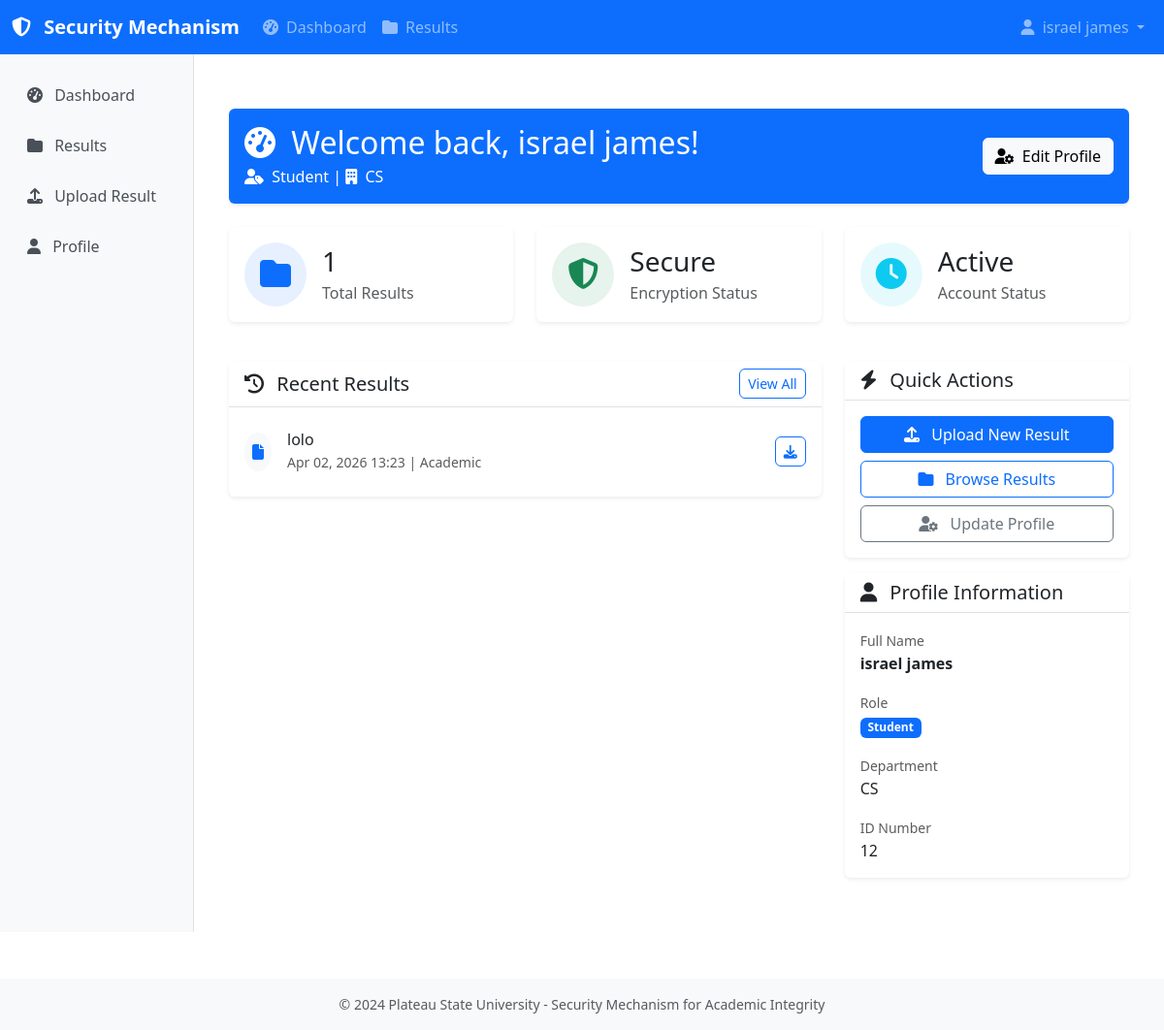
The page /accounts/dashboard/ (signed in) on the database its author committed.
### accounts/models.py (models this page shows, shortened)
class UserProfile(models.Model):
    ROLE_CHOICES = [
        ('student', 'Student'),
        ('lecturer', 'Lecturer'),
        ('researcher', 'Researcher'),
        ('admin', 'Admin'),
        ('registry_staff', 'Registry Staff'),
    ]
    user = models.OneToOneField(User, on_delete=models.CASCADE, related_name='profile')
    role = models.CharField(max_length=20, choices=ROLE_CHOICES, default='student')
    department = models.CharField(max_length=100, blank=True)
    identification_number = models.CharField(
        max_length=50,
        blank=True,
        help_text="Matriculation number for students, Staff ID for staff"
    )
    phone_number = models.CharField(max_length=20, blank=True)
    date_of_birth = models.DateField(null=True, blank=True)
    created_at = models.DateTimeField(auto_now_add=True)
    updated_at = models.DateTimeField(auto_now=True)
    class Meta:
        verbose_name = "User Profile"
        verbose_name_plural = "User Profiles"
    @property
    def full_name(self):
        return f"{self.user.first_name} {self.user.last_name}".strip() or self.user.username

### documents/models.py (models this page shows, shortened)
class Document(models.Model):
    CATEGORY_CHOICES = [
        ("academic", "Academic"),
        ("research", "Research"),
        ("personal", "Personal"),
        ("administrative", "Administrative"),
    ]
    title = models.CharField(max_length=255)
    description = models.TextField(blank=True)
    owner = models.ForeignKey(
        settings.AUTH_USER_MODEL,
        on_delete=models.CASCADE,
        related_name="documents",
    )
    category = models.CharField(
        max_length=50,
        choices=CATEGORY_CHOICES,
        default="academic",
    )
    encryption_key = models.ForeignKey(
        EncryptionKey,
        on_delete=models.PROTECT,
        null=True,
        blank=True,
        help_text="Encryption key used for this document"
    )
    is_deleted = models.BooleanField(default=False)
    deleted_at = models.DateTimeField(null=True, blank=True)
    created_at = models.DateTimeField(auto_now_add=True)
    updated_at = models.DateTimeField(auto_now=True)
    class Meta:
        ordering = ["-created_at"]
        indexes = [
            models.Index(fields=['owner', 'is_deleted']),
            models.Index(fields=['category', 'created_at']),
        ]

### accounts/views.py (the view)
# urls.py: path('dashboard/', views.dashboard_view, name='dashboard'),
@login_required
def dashboard_view(request):
    profile = request.user.profile
    context = {
        'profile': profile,
        'total_documents': request.user.documents.filter(is_deleted=False).count(),
        'recent_documents': request.user.documents.filter(is_deleted=False).order_by('-created_at')[:5],
    }
    return render(request, 'accounts/dashboard.html', context)

### accounts/templates/accounts/dashboard.html (shortened to what this page needs)
{% extends 'base.html' %}
{% load static %}
{% block auth_content %}
<div class="container mt-4">
    <div class="row mb-4">
        <div class="col-12">
            <div class="card bg-primary text-white">
                <div class="card-body">
                    <div class="row align-items-center">
                        <div class="col-md-8">
                            <h2 class="mb-1">
                                <i class="fas fa-tachometer-alt me-2"></i>
                                Welcome back, {{ profile.full_name }}!
                            </h2>
                            <p class="mb-0">
                                <i class="fas fa-user-tag me-1"></i>
                                {{ profile.get_role_display }} |
                                <i class="fas fa-building me-1"></i>
                                {{ profile.department }}
                            </p>
                        </div>
                        <div class="col-md-4 text-md-end">
                            <a href="{% url 'profile' %}" class="btn btn-light">
                                <i class="fas fa-user-cog me-1"></i>
                                Edit Profile
                            </a>
                        </div>
                    </div>
                </div>
            </div>
        </div>
    </div>
    <div class="row mb-4">
        <div class="col-md-4 mb-3">
            <div class="card border-0 shadow-sm h-100">
                <div class="card-body">
                    <div class="d-flex align-items-center">
                        <div class="flex-shrink-0">
                            <div class="bg-primary bg-opacity-10 rounded-circle p-3">
                                <i class="fas fa-folder text-primary fa-2x"></i>
                            </div>
                        </div>
                        <div class="flex-grow-1 ms-3">
                            <h3 class="mb-1">{{ total_documents }}</h3>
                            <p class="text-muted mb-0">Total Results</p>
                        </div>
                    </div>
                </div>
            </div>
        </div>
        <div class="col-md-4 mb-3">
            <div class="card border-0 shadow-sm h-100">
                <div class="card-body">
                    <div class="d-flex align-items-center">
                        <div class="flex-shrink-0">
                            <div class="bg-success bg-opacity-10 rounded-circle p-3">
                                <i class="fas fa-shield-alt text-success fa-2x"></i>
                            </div>
                        </div>
                        <div class="flex-grow-1 ms-3">
                            <h3 class="mb-1">Secure</h3>
                            <p class="text-muted mb-0">Encryption Status</p>
                        </div>
                    </div>
                </div>
            </div>
        </div>
        <div class="col-md-4 mb-3">
            <div class="card border-0 shadow-sm h-100">
                <div class="card-body">
                    <div class="d-flex align-items-center">
                        <div class="flex-shrink-0">
                            <div class="bg-info bg-opacity-10 rounded-circle p-3">
                                <i class="fas fa-clock text-info fa-2x"></i>
                            </div>
                        </div>
                        <div class="flex-grow-1 ms-3">
                            <h3 class="mb-1">Active</h3>
                            <p class="text-muted mb-0">Account Status</p>
                        </div>
                    </div>
                </div>
            </div>
        </div>
    </div>
    <div class="row">
        <div class="col-lg-8 mb-4">
            <div class="card shadow-sm">
                <div class="card-header bg-white border-bottom">
                    <div class="d-flex justify-content-between align-items-center">
                        <h5 class="mb-0">
                            <i class="fas fa-history me-2"></i>
                            Recent Results
                        </h5>
                        <a href="{% url 'document_list' %}" class="btn btn-sm btn-outline-primary">
                            View All
                        </a>
                    </div>
                </div>
                <div class="card-body">
                    {% if recent_documents %}
                        <div class="list-group list-group-flush">
                            {% for document in recent_documents %}
                                <div class="list-group-item d-flex justify-content-between align-items-center px-0">
                                    <div class="d-flex align-items-center">
                                        <div class="bg-light rounded-circle p-2 me-3">
                                            <i class="fas fa-file text-primary"></i>
                                        </div>
                                        <div>
                                            <h6 class="mb-0">{{ document.title }}</h6>
                                            <small class="text-muted">
                                                {{ document.created_at|date:"M d, Y H:i" }} |
                                                {{ document.get_category_display }}
                                            </small>
                                        </div>
                                    </div>
                                    <div>
                                        <a href="{% url 'download_document' document.pk %}" class="btn btn-sm btn-outline-primary">
                                            <i class="fas fa-download"></i>
                                        </a>
                                    </div>
                                </div>
                            {% endfor %}
                        </div>
                    {% endif %}
                </div>
            </div>
        </div>
        <div class="col-lg-4 mb-4">
            <div class="card shadow-sm">
                <div class="card-header bg-white border-bottom">
                    <h5 class="mb-0">
                        <i class="fas fa-bolt me-2"></i>
                        Quick Actions
                    </h5>
                </div>
                <div class="card-body">
                    <div class="d-grid gap-2">
                        <a href="{% url 'upload_document' %}" class="btn btn-primary">
                            <i class="fas fa-upload me-2"></i>
                            Upload New Result
                        </a>
                        <a href="{% url 'document_list' %}" class="btn btn-outline-primary">
                            <i class="fas fa-folder me-2"></i>
                            Browse Results
                        </a>
                        <a href="{% url 'profile' %}" class="btn btn-outline-secondary">
                            <i class="fas fa-user-cog me-2"></i>
                            Update Profile
                        </a>
                    </div>
                </div>
            </div>
            <div class="card shadow-sm mt-3">
                <div class="card-header bg-white border-bottom">
                    <h5 class="mb-0">
                        <i class="fas fa-user me-2"></i>
                        Profile Information
                    </h5>
                </div>
                <div class="card-body">
                    <div class="mb-3">
                        <small class="text-muted">Full Name</small>
                        <p class="mb-0 fw-bold">{{ profile.full_name }}</p>
                    </div>
                    <div class="mb-3">
                        <small class="text-muted">Role</small>
                        <p class="mb-0">
                            <span class="badge bg-primary">{{ profile.get_role_display }}</span>
                        </p>
                    </div>
                    <div class="mb-3">
                        <small class="text-muted">Department</small>
                        <p class="mb-0">{{ profile.department }}</p>
                    </div>
                    <div>
                        <small class="text-muted">ID Number</small>
                        <p class="mb-0">{{ profile.identification_number }}</p>
                    </div>
                </div>
            </div>
        </div>
    </div>
</div>
{% endblock %}

### templates/base.html (shortened to what this page needs)
<!DOCTYPE html>
<html lang="en">
<head>
    <link href="https://cdn.jsdelivr.net/npm/bootstrap@5.3.0/dist/css/bootstrap.min.css" rel="stylesheet">
    <link href="https://cdnjs.cloudflare.com/ajax/libs/font-awesome/6.4.0/css/all.min.css" rel="stylesheet">
</head>
<body>
    <nav class="navbar navbar-expand-lg navbar-dark bg-primary">
        <div class="container-fluid">
            <a class="navbar-brand" href="{% url 'dashboard' %}">
                <i class="fas fa-shield-alt me-2"></i>
                Security Mechanism
            </a>
            <div class="collapse navbar-collapse" id="navbarNav">
                <ul class="navbar-nav me-auto">
                    {% if user.is_authenticated %}
                        <li class="nav-item">
                            <a class="nav-link" href="{% url 'dashboard' %}">
                                <i class="fas fa-tachometer-alt me-1"></i>
                                Dashboard
                            </a>
                        </li>
                        <li class="nav-item">
                            <a class="nav-link" href="{% url 'document_list' %}">
                                <i class="fas fa-folder me-1"></i>
                                Results
                            </a>
                        </li>
                    {% endif %}
                </ul>
                <ul class="navbar-nav">
                    {% if user.is_authenticated %}
                        <li class="nav-item dropdown">
                            <a class="nav-link dropdown-toggle" href="#" role="button" data-bs-toggle="dropdown">
                                <i class="fas fa-user me-1"></i>
                                {{ user.get_full_name|default:user.username }}
                            </a>
                        </li>
                    {% endif %}
                </ul>
            </div>
        </div>
    </nav>
    {% if user.is_authenticated %}
    <div class="container-fluid">
        <div class="row">
            <nav class="col-md-3 col-lg-2 d-md-block sidebar collapse">
                <div class="position-sticky pt-3">
                    <ul class="nav flex-column">
                        <li class="nav-item">
                            <a class="nav-link" href="{% url 'dashboard' %}">
                                <i class="fas fa-tachometer-alt me-2"></i>
                                Dashboard
                            </a>
                        </li>
                        <li class="nav-item">
                            <a class="nav-link" href="{% url 'document_list' %}">
                                <i class="fas fa-folder me-2"></i>
                                Results
                            </a>
                        </li>
                        <li class="nav-item">
                            <a class="nav-link" href="{% url 'upload_document' %}">
                                <i class="fas fa-upload me-2"></i>
                                Upload Result
                            </a>
                        </li>
                        <li class="nav-item">
                            <a class="nav-link" href="{% url 'profile' %}">
                                <i class="fas fa-user me-2"></i>
                                Profile
                            </a>
                        </li>
                    </ul>
                </div>
            </nav>
            <main class="col-md-9 ms-sm-auto col-lg-10 px-md-4 main-content">
                {% block auth_content %}{% endblock %}
            </main>
        </div>
    </div>
    {% else %}
    <main class="container-fluid py-4">
        {% block content %}{% endblock %}
    </main>
    {% endif %}
    <footer class="bg-light text-center py-3 mt-5">
        <div class="container">
            <p class="text-muted small mb-0">
                &copy; 2024 Plateau State University - Security Mechanism for Academic Integrity
            </p>
        </div>
    </footer>
</body>
</html>

### templates/base.html (style rules this page uses)
.navbar-brand { font-weight: 600; }
.sidebar { min-height: calc(100vh - 56px); background-color: #f8f9fa; border-right: 1px solid #dee2e6; }
.sidebar .nav-link { color: #495057; padding: 0.75rem 1rem; border-radius: 0.25rem; margin: 0.125rem 0; }
.main-content { padding: 2rem; }
.card { border: none; box-shadow: 0 0.125rem 0.25rem rgba(0, 0, 0, 0.075); }
.btn { border-radius: 0.375rem; }

### rows shown on the page
UserProfile: full_name "israel james", role "Student", department "CS", identification_number "12"
Document: title "lolo", created_at "Apr 02, 2026 13:23", category "Academic"

### other values the page prints
{{ user.get_full_name|default:user.username }} "israel james"
{{ total_documents }} "1"
